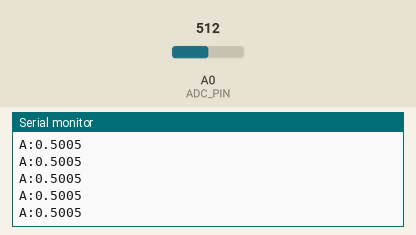
The sketch below on a simulated Arduino Uno, built with avr-gcc and run on an emulated ATmega328P. Parts: the last lines printed to the serial monitor. The inputs (shaded band) are chosen by the test bench; at power-on: A0 (ADC_PIN) = 512.

Above: at 1.2 s.
1.3 s: A0 (ADC_PIN) set to 716
At 1.33 s:
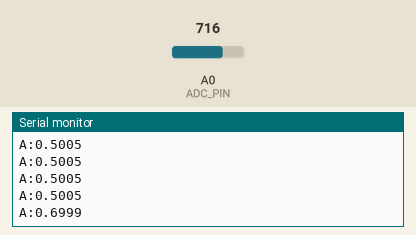
2.8 s: A0 (ADC_PIN) set to 900
At 2.81 s:
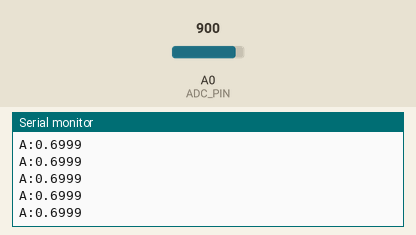
Timing chart, 0 to 5.8 s (numbered marks = the images above; inputs shaded):
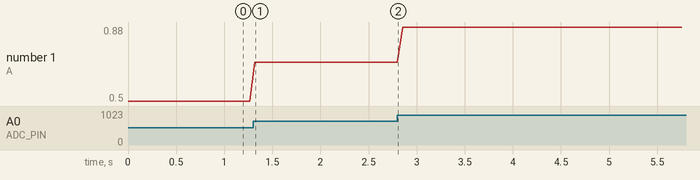

Measured:
- after the input at 1.3 s, the serial monitor: prints a new line at once (image 1)
- plotted number 1: 0.5 → 0.7 after the input at 1.3 s, 0.7 → 0.88 after the input at 2.8 s

The sketch:

resistor_station_adc.ino
```cpp
// Resistor Station - Arduino Uno ADC Reader
//
// Circuit:
//   5V pin → R_known (10kΩ, 1%) → A0 → R_unknown → GND
//
// Sends raw ADC ratio (0.0–1.0) as:  A:0.0909\n
// VCC-independent — Pi computes resistance from the ratio directly.

const int ADC_PIN = A0;
const int NUM_SAMPLES = 32;
const int TRIM = 4;
const unsigned long INTERVAL = 50;

int samples[NUM_SAMPLES];

void setup() {
  Serial.begin(115200);
}

void loop() {
  for (int i = 0; i < NUM_SAMPLES; i++) {
    samples[i] = analogRead(ADC_PIN);
  }

  // Sort for trimmed mean
  for (int i = 0; i < NUM_SAMPLES - 1; i++) {
    for (int j = i + 1; j < NUM_SAMPLES; j++) {
      if (samples[j] < samples[i]) {
        int tmp = samples[i];
        samples[i] = samples[j];
        samples[j] = tmp;
      }
    }
  }

  long sum = 0;
  for (int i = TRIM; i < NUM_SAMPLES - TRIM; i++) {
    sum += samples[i];
  }
  float avg = (float)sum / (NUM_SAMPLES - 2 * TRIM);

  // Send ratio (0.0–1.0), NOT voltage
  float ratio = avg / 1023.0;

  Serial.print("A:");
  Serial.println(ratio, 4);

  delay(INTERVAL);
}
```
